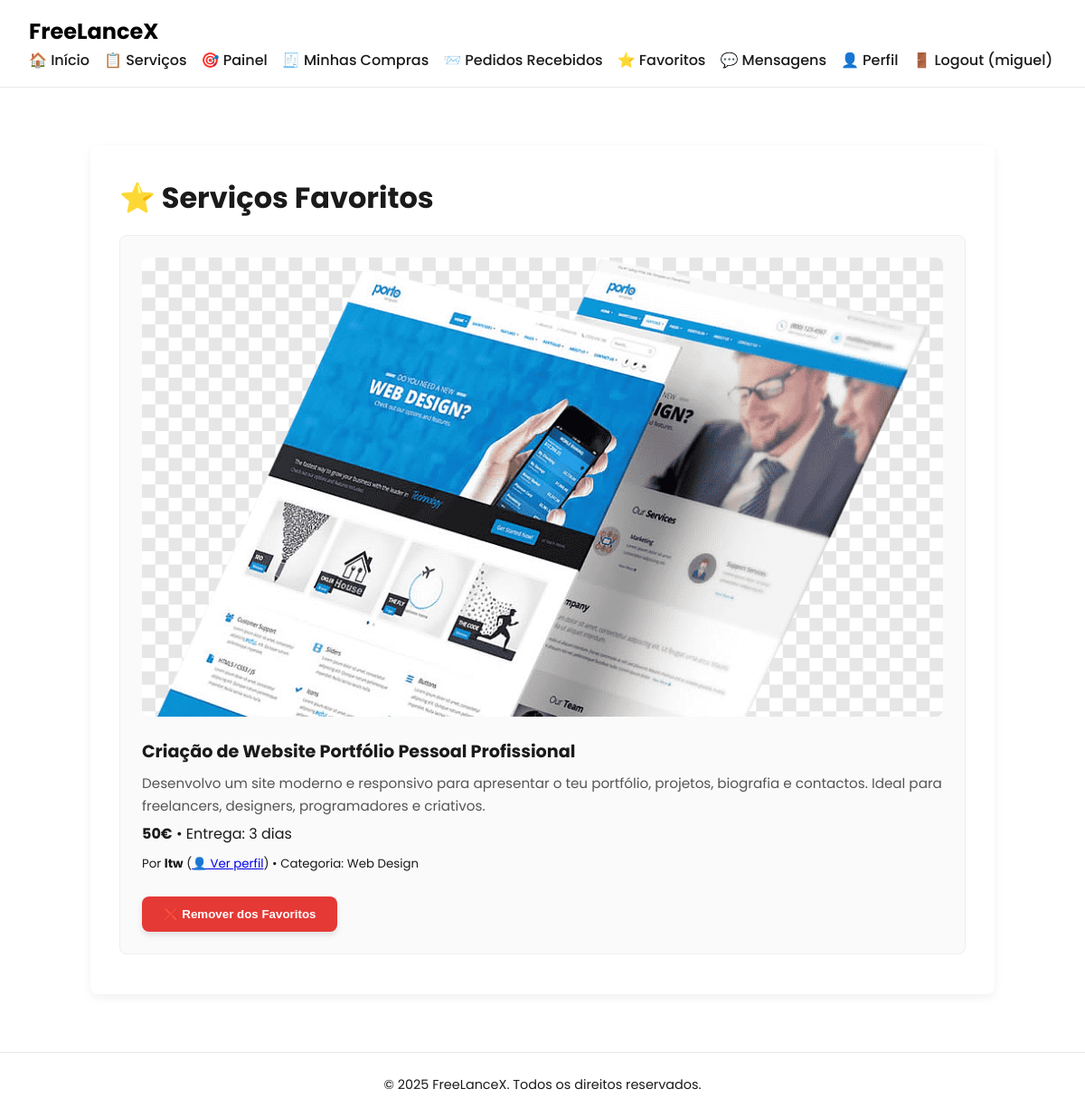
Page /pages/favorites.php (signed in) on the committed database.
### tables this page shows
CREATE TABLE services (
    id INTEGER PRIMARY KEY AUTOINCREMENT,
    freelancer_id INTEGER NOT NULL,
    title TEXT NOT NULL,
    description TEXT,
    price REAL NOT NULL,
    delivery_time TEXT NOT NULL,
    category TEXT, 
    media_path TEXT,
    is_promoted INTEGER DEFAULT 0,
    FOREIGN KEY(freelancer_id) REFERENCES users(id)
);

CREATE TABLE users (
    id INTEGER PRIMARY KEY AUTOINCREMENT,
    username TEXT NOT NULL UNIQUE,
    email TEXT NOT NULL UNIQUE,
    password_hash TEXT NOT NULL,
    is_admin INTEGER DEFAULT 0
);

### pages/favorites.php (the view, shortened to what this page needs)
<?php
require_once '../includes/db.php';
$user_id = $_SESSION['user_id'];
$stmt = $db->prepare("
    SELECT s.*, u.username, u.id AS freelancer_id
    FROM favorites f
    JOIN services s ON f.service_id = s.id
    JOIN users u ON s.freelancer_id = u.id
    WHERE f.user_id = :uid
    ORDER BY s.id DESC
");
$stmt->execute([':uid' => $user_id]);
$favorites = $stmt->fetchAll(PDO::FETCH_ASSOC);
?>
<!DOCTYPE html>
<html lang="pt">
<?php include '../includes/head.php'; ?>
<body>
<?php include '../includes/header.php'; ?>
<main class="dashboard-container">
  <h2>⭐ Serviços Favoritos</h2>
  <?php if (count($favorites) === 0): ?>
    <p class="no-services">Não tens serviços favoritos de momento.</p>
  <?php else: ?>
    <ul class="service-list">
      <?php foreach ($favorites as $s): ?>
        <li class="service-item">
          <?php
            $imgPath = '../' . $s['media_path'];
            if (!empty($s['media_path']) && file_exists($imgPath)):
          ?>
            <img src="/<?= htmlspecialchars($s['media_path']) ?>" alt="Imagem do serviço" class="service-image">
          <?php endif; ?>
          <h4><?= htmlspecialchars($s['title']) ?></h4>
          <p class="description"><?= htmlspecialchars($s['description']) ?></p>
          <p><strong><?= htmlspecialchars($s['price']) ?>€</strong> • Entrega: <?= htmlspecialchars($s['delivery_time']) ?></p>
          <p><small>
            Por <strong><?= htmlspecialchars($s['username']) ?></strong>
            (<a href="public_profile.php?id=<?= $s['freelancer_id'] ?>">👤 Ver perfil</a>)
            • Categoria: <?= htmlspecialchars($s['category'] ?? '—') ?>
          </small></p>
          <div class="service-actions">
            <form method="post" action="toggle_favorite.php" class="inline-form" onsubmit="return confirm('Remover dos favoritos?');">
              <button type="submit" class="danger-btn">❌ Remover dos Favoritos</button>
            </form>
          </div>
        </li>
      <?php endforeach; ?>
    </ul>
  <?php endif; ?>
</main>
<?php include '../includes/footer.php'; ?>
</body>
</html>

### css/style.css (style rules this page uses)
:root { --primary: #000000; --bg-light: #ffffff; --text-color: #1a1a1a; --accent: #0070f3; --radius: 8px; --transition: all 0.3s ease-in-out; }
* { margin: 0; padding: 0; box-sizing: border-box; }
body { font-family: 'Poppins', sans-serif; background-color: var(--bg-light); color: var(--text-color); line-height: 1.6; }
main { max-width: 1000px; margin: 4rem auto 2rem auto; padding: 2rem; }
.dashboard-container { max-width: 1000px; margin: 4rem auto; padding: 2rem; background: #fff; border-radius: var(--radius); box-shadow: 0 4px 12px rgba(0, 0, 0, 0.06); }
.dashboard-container h2 { font-size: 2rem; margin-bottom: 1rem; }
.service-list { list-style: none; padding: 0; }
.service-item { padding: 1.5rem; border: 1px solid #eee; border-radius: var(--radius); margin-bottom: 1.5rem; background: #fafafa; }
.service-item h4 { font-size: 1.2rem; margin-bottom: 0.5rem; }
.service-item p { margin: 0.4rem 0; }
.service-item .description { font-size: 0.95rem; color: #555; }
.service-image { max-width: 100%; border-radius: var(--radius); margin-bottom: 1rem; }
.service-actions { margin-top: 1rem; display: flex; gap: 1rem; flex-wrap: wrap; }
.inline-form { display: inline; }
.stats-list, .service-list { list-style: none; padding-left: 0; margin-top: 1rem; }
.service-list li { margin-bottom: 0.75rem; }
.service-actions { display: flex; gap: 1rem; flex-wrap: wrap; margin-top: 1.5rem; }
.service-actions .inline-form { display: inline; margin: 0; }
.danger-btn { background: #e53935; color: #fff; padding: 12px 24px; border-radius: var(--radius); font-weight: bold; border: none; cursor: pointer; transition: var(--transition); box-shadow: 0 4px 6px rgba(0, 0, 0, 0.1); }

### rows in the picture
services: media_path (picture), title "Criação de Website Portfólio Pessoal Profissional", description "Desenvolvo um site moderno e responsivo para apresentar o teu portfólio, projetos, biografia e contactos. Ideal para freelancers, designers, programadores e criativos.", price "50", delivery_time "3 dias", freelancer.username "ltw", category "Web Design"

### other values in the picture
$_SESSION['username'] "miguel"
